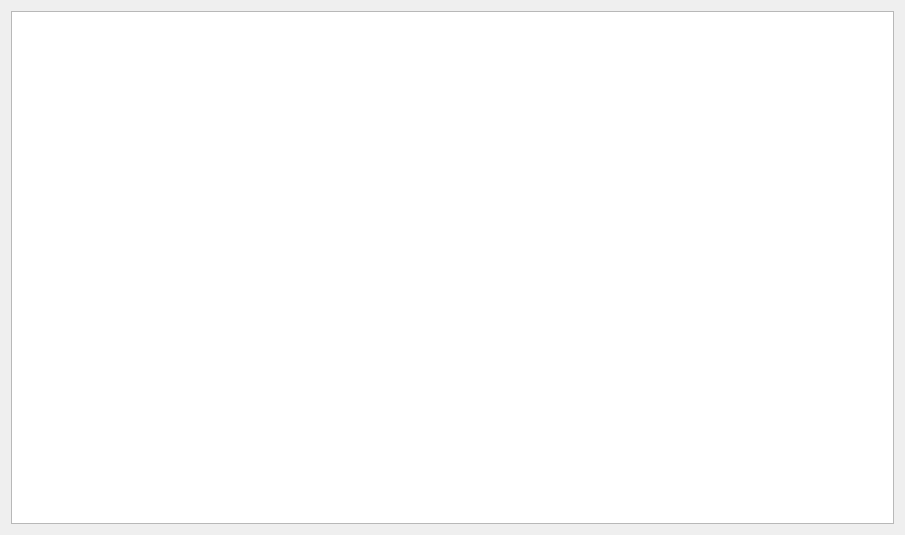
<?xml version="1.0" encoding="UTF-8"?>
<ui version="4.0">
 <class>Dialog</class>
 <widget class="QDialog" name="Dialog">
  <property name="geometry">
   <rect>
    <x>0</x>
    <y>0</y>
    <width>905</width>
    <height>535</height>
   </rect>
  </property>
  <property name="windowTitle">
   <string>Dialog</string>
  </property>
  <layout class="QGridLayout" name="gridLayout_2">
   <item row="1" column="0">
    <layout class="QGridLayout" name="gridLayout_3">
     <item row="0" column="0">
      <widget class="QTableWidget" name="tableWidget"/>
     </item>
    </layout>
   </item>
  </layout>
 </widget>
 <resources/>
 <connections/>
</ui>
